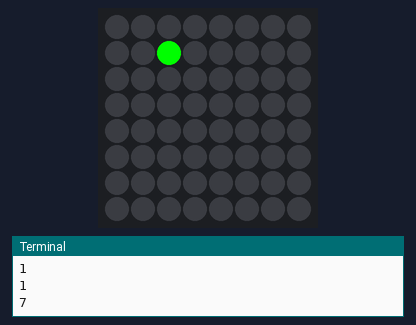
Recording of a program running on a simulated Raspberry Pi (BCM pin numbers) with a Sense HAT. Parts: the Sense HAT's 8×8 RGB LED matrix, the last lines printed to the terminal. Random numbers come from a fixed seed.

Above: at 0.17 s.
At 0.57 s:
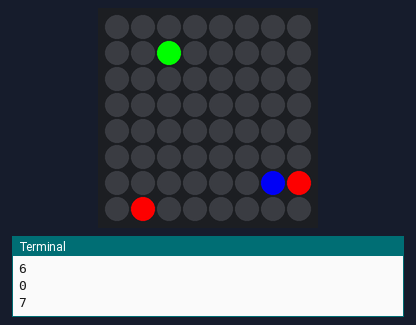
At 0.97 s:
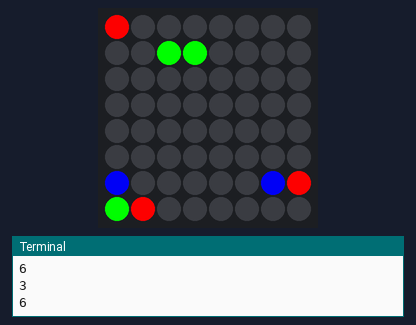
At 1.77 s:
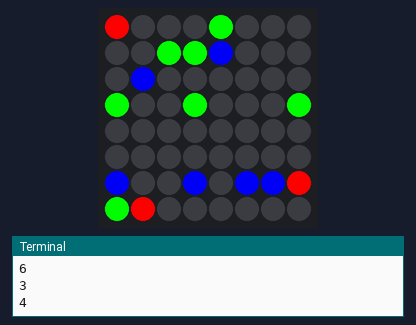
At 5.08 s:
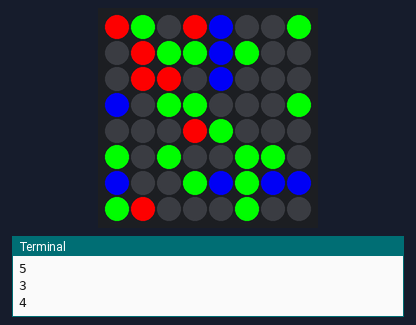
At 39.52 s:
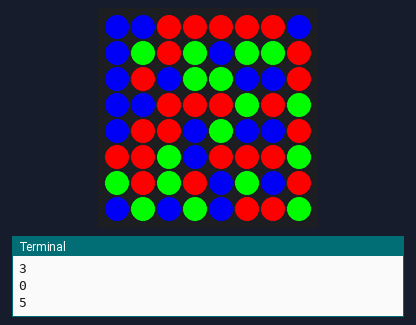

The program:

display_random_led.py
```python
from sense_hat import SenseHat
from time import sleep
from random import randint
from random import choice
#import random

sense = SenseHat()
sense.clear()
# RGB colour system
red = (255, 0, 0)     # red
green = (0, 255, 0)     # red
blue = (0, 0, 225)
blank = (0, 0, 0)
colours = [red, green, blue]

for i in range(634):
    x = randint(0, 7)
    print(x)

    y = randint(0, 7)
    print(y)

    sleep(0.1)

    colour = choice(colours)
    sense.set_pixel(x, y, colour)


'''
for i in range(10):
    x = randint(0, 7)
    print(x)

    y = randint(0, 7)
    print(y)

    sleep(0.5)

    sense.set_pixel(x, y, green)
'''
```
